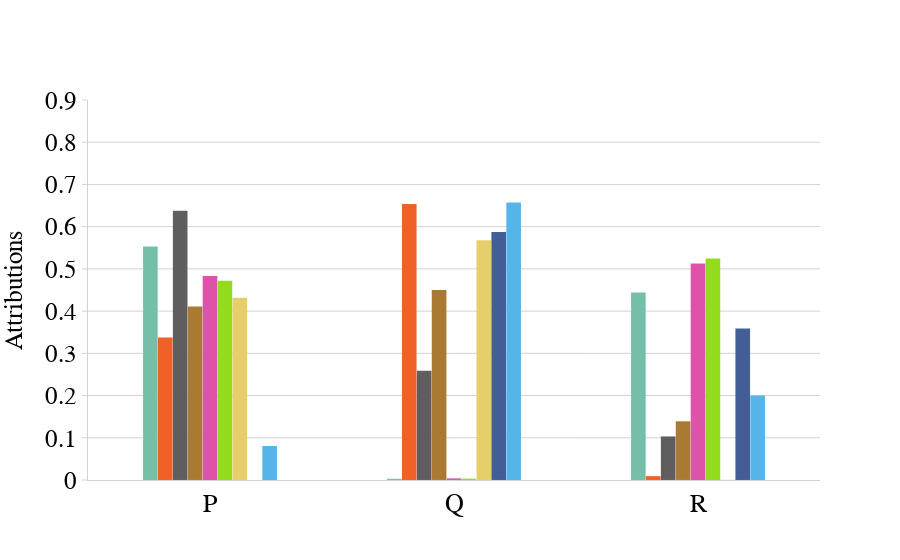

This figure's notebook cell:
### Code cell
# Load JSON
with open(PREFIX +"attributions/syn/attribution.json", "r") as f:
    data = json.load(f)
global_explanations = data['global_explanations']    
generate_attr_plot(global_explanations,config)

### Figure 1 — Plotly figure (JSON) as saved in the notebook; plotly's stock layout.template omitted (floating-point values rounded to 4 significant figures)
{"data": [{"marker": {"color": "#75bea7", "line": {"width": 0.05}}, "name": "SHAP", "type": "bar", "width": 0.06, "x": ["P", "Q", "R"], "y": [0.5531, 0.00296, 0.444]}, {"marker": {"color": "#ef6128", "line": {"width": 0.05}}, "name": "LIME", "type": "bar", "width": 0.06, "x": ["P", "Q", "R"], "y": [0.3373, 0.6535, 0.009181]}, {"marker": {"color": "#5f5d5d", "line": {"width": 0.05}}, "name": "SP LIME", "type": "bar", "width": 0.06, "x": ["P", "Q", "R"], "y": [0.6379, 0.259, 0.1032]}, {"marker": {"color": "#AA7A33", "line": {"width": 0.05}}, "name": "PFI", "type": "bar", "width": 0.06, "x": ["P", "Q", "R"], "y": [0.4111, 0.4498, 0.139]}, {"marker": {"color": "#df52a9", "line": {"width": 0.05}}, "name": "IG", "type": "bar", "width": 0.06, "x": ["P", "Q", "R"], "y": [0.4832, 0.00391, 0.5129]}, {"marker": {"color": "#92dc1d", "line": {"width": 0.05}}, "name": "SG", "type": "bar", "width": 0.06, "x": ["P", "Q", "R"], "y": [0.472, 0.003112, 0.5249]}, {"marker": {"color": "#e6cf6a", "line": {"width": 0.05}}, "name": "IxG", "type": "bar", "width": 0.06, "x": ["P", "Q", "R"], "y": [0.4319, 0.5676, 0.0005013]}, {"marker": {"color": "#435d97", "line": {"width": 0.05}}, "name": "ICC TOPO", "type": "bar", "width": 0.06, "x": ["P", "Q", "R"], "y": [4.148e-07, 0.5875, 0.3588]}, {"marker": {"color": "#56B4E9", "line": {"width": 0.05}}, "name": "ICC SHAP", "type": "bar", "width": 0.06, "x": ["P", "Q", "R"], "y": [0.08056, 0.6574, 0.2003]}], "layout": {"bargap": 0.45, "bargroupgap": 1, "barmode": "group", "font": {"size": 14}, "legend": {"font": {"color": "black", "family": "Times New Roman", "size": 25}, "title": {"font": {"color": "black", "family": "Times New Roman", "size": 25}, "text": "Method"}}, "plot_bgcolor": "rgba(0,0,0,0)", "showlegend": false, "xaxis": {"linecolor": "lightgray", "range": [-0.5, 2.5], "showgrid": false, "tickcolor": "lightgray", "tickfont": {"color": "black", "family": "Times New Roman", "size": 26}, "tickmode": "array", "ticktext": ["P", "Q", "R"], "tickvals": [0, 1, 2]}, "yaxis": {"dtick": 0.1, "gridcolor": "lightgray", "linecolor": "lightgray", "range": [0, 0.9], "showgrid": true, "tickcolor": "lightgray", "tickfont": {"color": "black", "family": "Times New Roman", "size": 25}, "ticks": "outside", "title": {"font": {"color": "black", "family": "Times New Roman", "size": 25}, "text": "Attributions"}}}}
